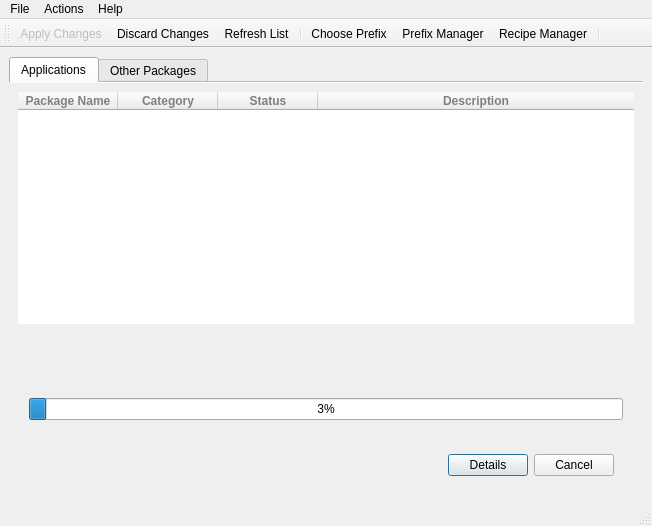
<?xml version="1.0" encoding="UTF-8"?>
<ui version="4.0">
 <class>MainWindow</class>
 <widget class="QMainWindow" name="MainWindow">
  <property name="geometry">
   <rect>
    <x>0</x>
    <y>0</y>
    <width>652</width>
    <height>526</height>
   </rect>
  </property>
  <property name="sizePolicy">
   <sizepolicy hsizetype="Expanding" vsizetype="Expanding">
    <horstretch>0</horstretch>
    <verstretch>0</verstretch>
   </sizepolicy>
  </property>
  <property name="contextMenuPolicy">
   <enum>Qt::NoContextMenu</enum>
  </property>
  <property name="windowTitle">
   <string>MainWindow</string>
  </property>
  <property name="windowIcon">
   <iconset resource="../myicons.qrc">
    <normaloff>:/noprefix/images/logo.png</normaloff>:/noprefix/images/logo.png</iconset>
  </property>
  <widget class="QWidget" name="centralwidget">
   <layout class="QVBoxLayout" name="verticalLayout">
    <item>
     <widget class="QTabWidget" name="tabWidget">
      <property name="tabPosition">
       <enum>QTabWidget::North</enum>
      </property>
      <property name="tabShape">
       <enum>QTabWidget::Rounded</enum>
      </property>
      <property name="currentIndex">
       <number>0</number>
      </property>
      <property name="elideMode">
       <enum>Qt::ElideNone</enum>
      </property>
      <property name="usesScrollButtons">
       <bool>false</bool>
      </property>
      <property name="documentMode">
       <bool>true</bool>
      </property>
      <property name="movable">
       <bool>false</bool>
      </property>
      <property name="tabBarAutoHide">
       <bool>false</bool>
      </property>
      <widget class="QWidget" name="tab_3">
       <attribute name="title">
        <string>Applications</string>
       </attribute>
       <layout class="QVBoxLayout" name="verticalLayout_2">
        <item>
         <widget class="QTableWidget" name="tableWidget">
          <property name="contextMenuPolicy">
           <enum>Qt::CustomContextMenu</enum>
          </property>
          <property name="styleSheet">
           <string notr="true">QHeaderView{font: bold; color: gray; border: 0px; padding: 0px;}
QTableWidget::item {border: 0px; padding-left: 10px; padding-right: 40px;}</string>
          </property>
          <property name="frameShape">
           <enum>QFrame::NoFrame</enum>
          </property>
          <property name="editTriggers">
           <set>QAbstractItemView::NoEditTriggers</set>
          </property>
          <property name="dragEnabled">
           <bool>true</bool>
          </property>
          <property name="alternatingRowColors">
           <bool>true</bool>
          </property>
          <property name="selectionBehavior">
           <enum>QAbstractItemView::SelectRows</enum>
          </property>
          <property name="showGrid">
           <bool>false</bool>
          </property>
          <property name="gridStyle">
           <enum>Qt::NoPen</enum>
          </property>
          <attribute name="horizontalHeaderCascadingSectionResizes">
           <bool>true</bool>
          </attribute>
          <attribute name="horizontalHeaderStretchLastSection">
           <bool>true</bool>
          </attribute>
          <attribute name="verticalHeaderVisible">
           <bool>false</bool>
          </attribute>
          <column>
           <property name="text">
            <string>Package Name</string>
           </property>
          </column>
          <column>
           <property name="text">
            <string>Category</string>
           </property>
          </column>
          <column>
           <property name="text">
            <string>Status</string>
           </property>
          </column>
          <column>
           <property name="text">
            <string>Description</string>
           </property>
          </column>
         </widget>
        </item>
       </layout>
      </widget>
      <widget class="QWidget" name="tab_5">
       <attribute name="title">
        <string>Other Packages</string>
       </attribute>
       <layout class="QHBoxLayout" name="horizontalLayout">
        <item>
         <widget class="QWidget" name="widget" native="true">
          <layout class="QVBoxLayout" name="verticalLayout_4" stretch="0,0">
           <property name="leftMargin">
            <number>15</number>
           </property>
           <property name="topMargin">
            <number>15</number>
           </property>
           <item>
            <widget class="QLabel" name="label">
             <property name="text">
              <string>Baseline Packages</string>
             </property>
            </widget>
           </item>
           <item>
            <widget class="QTableWidget" name="tableWidget_3">
             <property name="contextMenuPolicy">
              <enum>Qt::CustomContextMenu</enum>
             </property>
             <property name="styleSheet">
              <string notr="true">QHeaderView{font:bold; color:gray;border: 0px; padding: 0px;}
QTableWidget::item {border: 0px; padding-left: 10px; padding-right: 40px;}</string>
             </property>
             <property name="frameShape">
              <enum>QFrame::NoFrame</enum>
             </property>
             <property name="editTriggers">
              <set>QAbstractItemView::NoEditTriggers</set>
             </property>
             <property name="dragEnabled">
              <bool>true</bool>
             </property>
             <property name="alternatingRowColors">
              <bool>true</bool>
             </property>
             <property name="selectionBehavior">
              <enum>QAbstractItemView::SelectRows</enum>
             </property>
             <property name="showGrid">
              <bool>false</bool>
             </property>
             <property name="gridStyle">
              <enum>Qt::NoPen</enum>
             </property>
             <attribute name="horizontalHeaderCascadingSectionResizes">
              <bool>true</bool>
             </attribute>
             <attribute name="horizontalHeaderStretchLastSection">
              <bool>true</bool>
             </attribute>
             <attribute name="verticalHeaderVisible">
              <bool>false</bool>
             </attribute>
             <attribute name="verticalHeaderStretchLastSection">
              <bool>false</bool>
             </attribute>
             <column>
              <property name="text">
               <string>Package Name</string>
              </property>
              <property name="textAlignment">
               <set>AlignCenter</set>
              </property>
             </column>
             <column>
              <property name="text">
               <string>Status</string>
              </property>
              <property name="textAlignment">
               <set>AlignCenter</set>
              </property>
             </column>
            </widget>
           </item>
          </layout>
         </widget>
        </item>
        <item>
         <widget class="QWidget" name="widget_2" native="true">
          <layout class="QVBoxLayout" name="verticalLayout_3">
           <property name="leftMargin">
            <number>15</number>
           </property>
           <property name="topMargin">
            <number>15</number>
           </property>
           <property name="rightMargin">
            <number>15</number>
           </property>
           <item>
            <widget class="QLabel" name="label_2">
             <property name="text">
              <string>Prefix Specific Packages</string>
             </property>
            </widget>
           </item>
           <item>
            <widget class="QTableWidget" name="tableWidget_2">
             <property name="contextMenuPolicy">
              <enum>Qt::CustomContextMenu</enum>
             </property>
             <property name="styleSheet">
              <string notr="true">QHeaderView{font:bold; color:gray;border: 0px; padding: 0px;}
QTableWidget::item {border: 0px; padding-left: 10px;&quot; \
            &quot;padding-right: 40px;}</string>
             </property>
             <property name="frameShape">
              <enum>QFrame::NoFrame</enum>
             </property>
             <property name="lineWidth">
              <number>1</number>
             </property>
             <property name="midLineWidth">
              <number>0</number>
             </property>
             <property name="editTriggers">
              <set>QAbstractItemView::NoEditTriggers</set>
             </property>
             <property name="dragEnabled">
              <bool>true</bool>
             </property>
             <property name="alternatingRowColors">
              <bool>true</bool>
             </property>
             <property name="selectionBehavior">
              <enum>QAbstractItemView::SelectRows</enum>
             </property>
             <property name="showGrid">
              <bool>false</bool>
             </property>
             <property name="gridStyle">
              <enum>Qt::NoPen</enum>
             </property>
             <attribute name="horizontalHeaderCascadingSectionResizes">
              <bool>true</bool>
             </attribute>
             <attribute name="horizontalHeaderStretchLastSection">
              <bool>true</bool>
             </attribute>
             <attribute name="verticalHeaderVisible">
              <bool>false</bool>
             </attribute>
             <attribute name="verticalHeaderStretchLastSection">
              <bool>false</bool>
             </attribute>
             <column>
              <property name="text">
               <string>Package Name</string>
              </property>
              <property name="textAlignment">
               <set>AlignCenter</set>
              </property>
             </column>
             <column>
              <property name="text">
               <string>Status</string>
              </property>
              <property name="textAlignment">
               <set>AlignCenter</set>
              </property>
             </column>
            </widget>
           </item>
          </layout>
         </widget>
        </item>
       </layout>
      </widget>
     </widget>
    </item>
    <item>
     <widget class="QWidget" name="widget_3" native="true">
      <property name="enabled">
       <bool>true</bool>
      </property>
      <layout class="QVBoxLayout" name="verticalLayout_5">
       <property name="spacing">
        <number>25</number>
       </property>
       <property name="leftMargin">
        <number>20</number>
       </property>
       <property name="topMargin">
        <number>20</number>
       </property>
       <property name="rightMargin">
        <number>20</number>
       </property>
       <property name="bottomMargin">
        <number>10</number>
       </property>
       <item>
        <widget class="QLabel" name="label_3">
         <property name="text">
          <string/>
         </property>
        </widget>
       </item>
       <item>
        <widget class="QProgressBar" name="progressBar">
         <property name="value">
          <number>3</number>
         </property>
        </widget>
       </item>
       <item alignment="Qt::AlignRight">
        <widget class="QWidget" name="widget_4" native="true">
         <layout class="QFormLayout" name="formLayout">
          <item row="0" column="0">
           <widget class="QPushButton" name="pushButton_2">
            <property name="text">
             <string>Details</string>
            </property>
            <property name="default">
             <bool>true</bool>
            </property>
           </widget>
          </item>
          <item row="0" column="1">
           <widget class="QPushButton" name="pushButton_3">
            <property name="text">
             <string>Cancel</string>
            </property>
           </widget>
          </item>
         </layout>
        </widget>
       </item>
      </layout>
     </widget>
    </item>
   </layout>
   <zorder>widget_3</zorder>
   <zorder>tabWidget</zorder>
  </widget>
  <widget class="QMenuBar" name="menubar">
   <property name="geometry">
    <rect>
     <x>0</x>
     <y>0</y>
     <width>652</width>
     <height>22</height>
    </rect>
   </property>
   <widget class="QMenu" name="menuFile">
    <property name="title">
     <string>File</string>
    </property>
    <addaction name="action_Prefix_Manager"/>
    <addaction name="action_Recipe_Manager"/>
    <addaction name="action_Add_Recipe"/>
    <addaction name="separator"/>
    <addaction name="action_RunningConfig"/>
   </widget>
   <widget class="QMenu" name="menuActions">
    <property name="title">
     <string>Actions</string>
    </property>
    <addaction name="separator"/>
    <addaction name="separator"/>
    <addaction name="action_Apply"/>
    <addaction name="action_Discard_Changes"/>
    <addaction name="action_Refresh"/>
    <addaction name="separator"/>
    <addaction name="action_Choose_Prefix"/>
   </widget>
   <widget class="QMenu" name="menuHelp">
    <property name="title">
     <string>Help</string>
    </property>
    <addaction name="action_About_PyBOMBS"/>
   </widget>
   <addaction name="menuFile"/>
   <addaction name="menuActions"/>
   <addaction name="menuHelp"/>
  </widget>
  <widget class="QStatusBar" name="statusbar"/>
  <widget class="QToolBar" name="toolBar">
   <property name="enabled">
    <bool>true</bool>
   </property>
   <property name="windowTitle">
    <string>toolBar</string>
   </property>
   <property name="styleSheet">
    <string notr="true"/>
   </property>
   <attribute name="toolBarArea">
    <enum>TopToolBarArea</enum>
   </attribute>
   <attribute name="toolBarBreak">
    <bool>false</bool>
   </attribute>
   <addaction name="action_Apply"/>
   <addaction name="action_Discard_Changes"/>
   <addaction name="action_Refresh"/>
   <addaction name="separator"/>
   <addaction name="action_Choose_Prefix"/>
   <addaction name="action_Prefix_Manager"/>
   <addaction name="action_Recipe_Manager"/>
   <addaction name="separator"/>
  </widget>
  <action name="action_Apply">
   <property name="enabled">
    <bool>false</bool>
   </property>
   <property name="icon">
    <iconset theme="system-software-install"/>
   </property>
   <property name="text">
    <string>&amp;Apply Changes</string>
   </property>
   <property name="font">
    <font/>
   </property>
   <property name="iconVisibleInMenu">
    <bool>false</bool>
   </property>
  </action>
  <action name="action_Refresh">
   <property name="icon">
    <iconset theme="view-refresh"/>
   </property>
   <property name="text">
    <string>&amp;Refresh List</string>
   </property>
   <property name="iconVisibleInMenu">
    <bool>false</bool>
   </property>
  </action>
  <action name="action_RunningConfig">
   <property name="text">
    <string>&amp;Running Config</string>
   </property>
  </action>
  <action name="action_About_PyBOMBS">
   <property name="text">
    <string>&amp;About PyBOMBS</string>
   </property>
  </action>
  <action name="action_Discard_Changes">
   <property name="icon">
    <iconset theme="document-revert"/>
   </property>
   <property name="text">
    <string>&amp;Discard Changes</string>
   </property>
  </action>
  <action name="action_Recipe_Manager">
   <property name="text">
    <string>&amp;Recipe Manager</string>
   </property>
  </action>
  <action name="action_Prefix_Manager">
   <property name="text">
    <string>&amp;Prefix Manager</string>
   </property>
  </action>
  <action name="action_Add_Recipe">
   <property name="text">
    <string>&amp;Add Recipe</string>
   </property>
  </action>
  <action name="action_Choose_Prefix">
   <property name="text">
    <string>&amp;Choose Prefix</string>
   </property>
  </action>
 </widget>
 <resources>
  <include location="../myicons.qrc"/>
 </resources>
 <connections/>
</ui>
